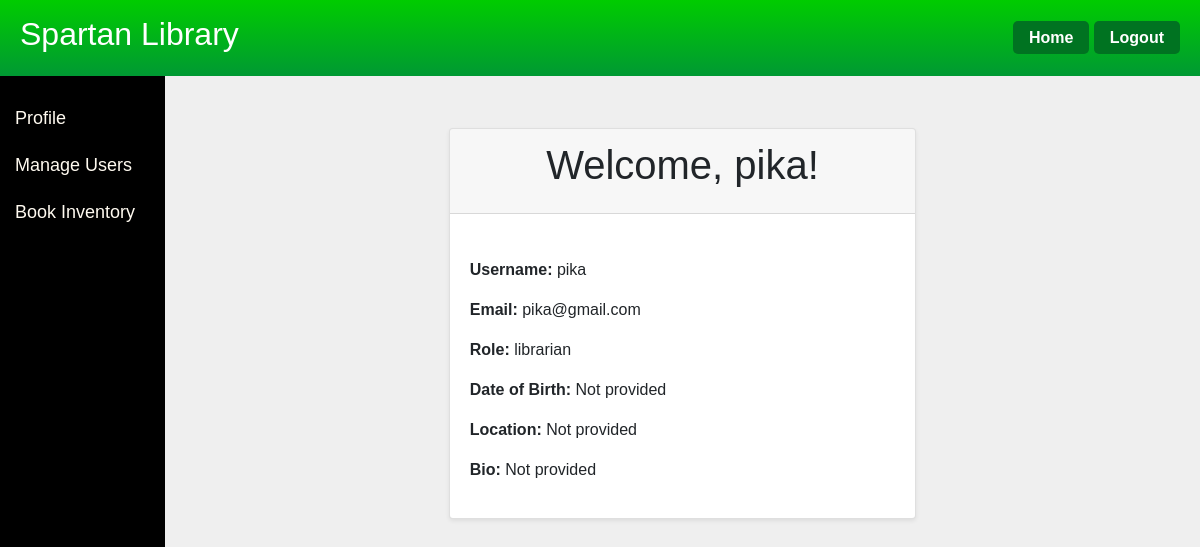
Screenshot of /user_profile/6 (signed in) with the database file from the repository.
### app/models.py (models this page shows, shortened)
class User(db.Model, UserMixin):
    id = db.Column(db.Integer, primary_key = True)
    first = db.Column(db.String)
    last = db.Column(db.String)
    email = db.Column(db.String(32), unique=True)
    username = db.Column(db.String, unique=True)
    password = db.Column(db.String(200))
    role = db.Column(db.String(10))
    bio = db.Column(db.String)
    dob = db.Column(db.String)
    location = db.Column(db.String)
    books_checked_out = db.relationship('Book', secondary=user_books, backref=db.backref('checked_out_by', lazy='dynamic'))

### app/routes.py (the view)
@main.route('/user_profile/<int:user_id>')
@login_required
def user_profile(user_id):
    user = User.query.get_or_404(user_id)
    checked_out_books = []
    if user.role == 'student':
        checked_out_books = user.books_checked_out
    return render_template('user_profile.html', user=user, checked_out_books=checked_out_books, role=current_user.role)

### app/models.py (called while the page is built)
@login.user_loader
def load_user(id):
    return User.query.get(int(id))

### app/templates/user_profile.html (shortened to what this page needs)
{% extends "home.html" %}
{% block mycontent %}
<div class="container mt-5">
    <div class="row justify-content-center">
        <div class="col-md-6">
            <div class="card shadow-sm">
                <div class="card-header">
                    <h1 class="card-title text-center">Welcome, {{ user.username }}!</h1>
                </div>
                <div class="card-body">
                    <div class="mt-4">
                        <p><strong>Username:</strong> {{ user.username }}</p>
                        <p><strong>Email:</strong> {{ user.email }}</p>
                        <p><strong>Role:</strong> {{ user.role }}</p>
                        <p><strong>Date of Birth:</strong> {{ user.dob or "Not provided" }}</p>
                        <p><strong>Location:</strong> {{ user.location or "Not provided" }}</p>
                        <p><strong>Bio:</strong> {{ user.bio or "Not provided" }}</p>
                    </div>
                </div>
            </div>
        </div>
    </div>
</div>
{% endblock %}

### app/templates/home.html (style rules this page uses)
body, html { margin: 0; padding: 0; font-family: 'Cambria', sans-serif; background-color: #efefef; height: 100%; overflow: auto; }

### rows the page displays
User: username "pika", email "pika@gmail.com", role "librarian", dob "Not provided", location "Not provided", bio "Not provided"
